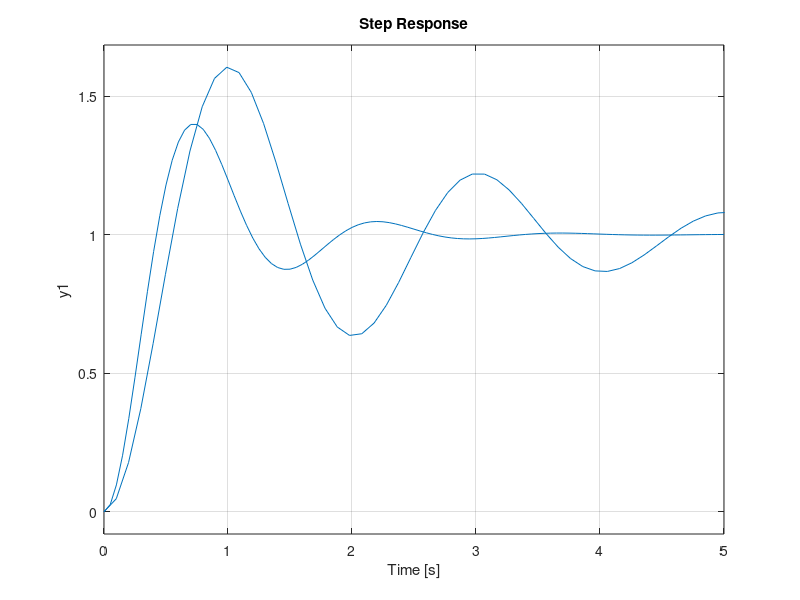

Reproduce this figure in MATLAB.
%ezplot('100*exp((-ksi*pi)/sqrt(1-ksi^2))',[0.35 0.5])
%ylabel('MO [%]'), xlabel('\xi')

%ezplot('atan(2*ksi/(sqrt(sqrt(1+4*ksi*ksi)-2*ksi*ksi)))',[0.4 0.41])
%ylabel('PM [%]'), xlabel('\xi')
%grid on
%[x,y] = ginput(2)

%2*ksi/(sqrt(sqrt(1+4*ksi*ksi)-2*ksi*ksi))

%ksi = 0.4037
%a = atand(2*ksi/(sqrt(sqrt(1+4*ksi*ksi)-2*ksi*ksi)))

%s = tf('s')
%margin(10/(s*(s+1)))

%T = 1/(2.5*sqrt(0.46))

a = 0.46
T = 0.59

s = tf('s')
G_c = (1/a)*((s+1/T)/(s+1/(T*a)))

s = tf('s')
G = 10/(s*(s+1))

Series = series(G_c,G)

Cloop1 = feedback(G,1)
Cloop2 = feedback(G_c*G,1)

step(Cloop1)
hold on
step(Cloop2)

%margin(25,39.5,0.4) 